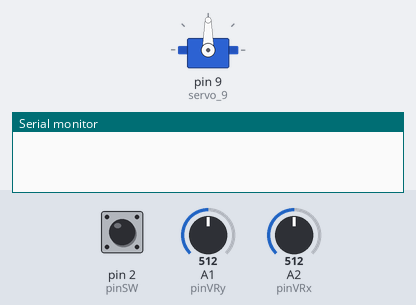
Simulated run of this sketch. Board: Arduino Uno, built with avr-gcc and run on an emulated ATmega328P. On the bench: servo, the last lines printed to the serial monitor. The test bench sets the inputs (shaded band); at power-on: A1 (pinVRy) = 512, pin 2 (pinSW) HIGH, A2 (pinVRx) = 512.

Above: at 1.2 s.
1.3 s: A1 (pinVRy) set to 623
2.8 s: A1 (pinVRy) set to 638
At 4.0 s:
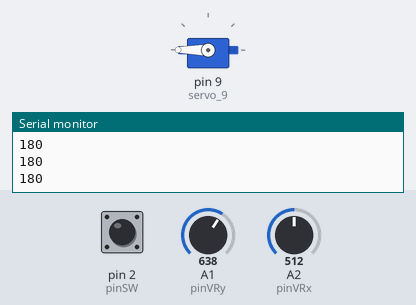
4.6 s: pin 2 (pinSW) pulled LOW for 0.15 s
At 4.76 s:
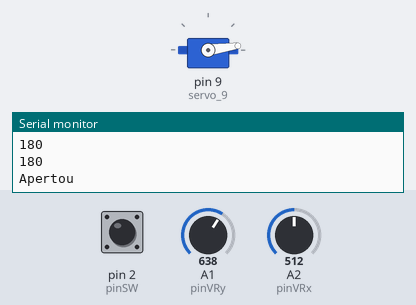
7.6 s: A2 (pinVRx) set to 716
At 7.78 s:
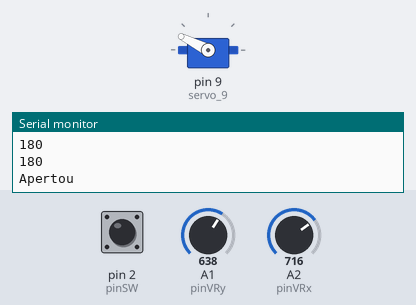
10.6 s: pin 2 (pinSW) pulled LOW for 1 s
At 11.11 s:
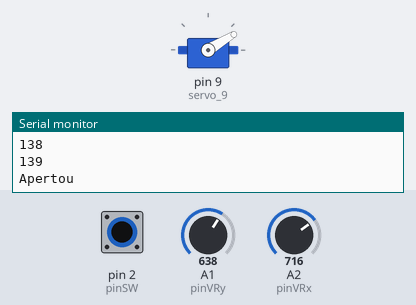
13.6 s: A1 (pinVRy) set to 306
Timing chart, 0 to 17.6 s (numbered marks = the images above; inputs shaded):
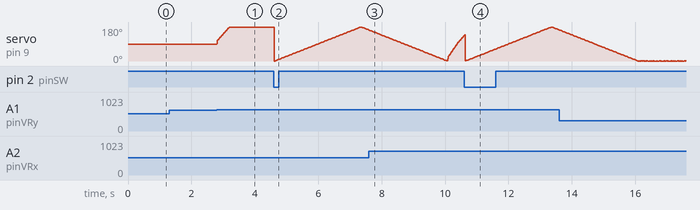

Measured:
- the behaviour switches between 630 and 631 on A1 (pinVRy) (found by bisection; images 0 and 1)
- after the input at 1.3 s, every drawn part: stays the same
- after the input at 2.8 s, servo on pin 9 (servo_9): moves from 90° to 180° over 0.39 s, starting at once

The sketch:

joyemotor.ino
```cpp
#include <Servo.h>

int pos = 90; // Começar no meio (90 graus)

Servo servo_9;

#define pinVRx A2
#define pinVRy A1
#define pinSW 2

void setup()
{
    pinMode(pinVRx, INPUT);
    pinMode(pinVRy, INPUT);
    pinMode(pinSW, INPUT);

    servo_9.attach(9);

    Serial.begin(9600);
}


void loop()
{
    int valorVRx = analogRead(pinVRx);
    int valorVRy = analogRead(pinVRy);
    bool statusSW = digitalRead(pinSW);

    int VRx = map(valorVRx, 0, 1023, 0, 180);
    int VRy = map(valorVRy, 0, 1023, 0, 180);

    // Frente e trás (usando VRx)
    if (VRx < 70) {

        if(pos > 0){
          pos--;
          servo_9.write(pos);
        }
        Serial.println(pos);
    }
    if (VRx > 110 ) {

        if(pos < 180){
          pos++;
          servo_9.write(pos);
        }
        Serial.println(pos);
    }

    // Direita e esquerda (usando VRy)
    if (VRy < 70 ) {

        if(pos > 0){
          pos--;
          servo_9.write(pos);
        }
        Serial.println(pos);
    }
    if (VRy > 110) {

        if(pos < 180){
          pos++;
          servo_9.write(pos);
        }
        Serial.println(pos);
    }

    // Verifica se o botão foi pressionado
    if (!statusSW) {
        Serial.println("Apertou");

        for( pos = 0; pos <= 180; pos+=1) {
          servo_9.write(pos);
          delay(15);
        }
        for(pos = 180; pos >= 0; pos-=1) {
          servo_9.write(pos);
          delay(15);
        }

    }
}
```
